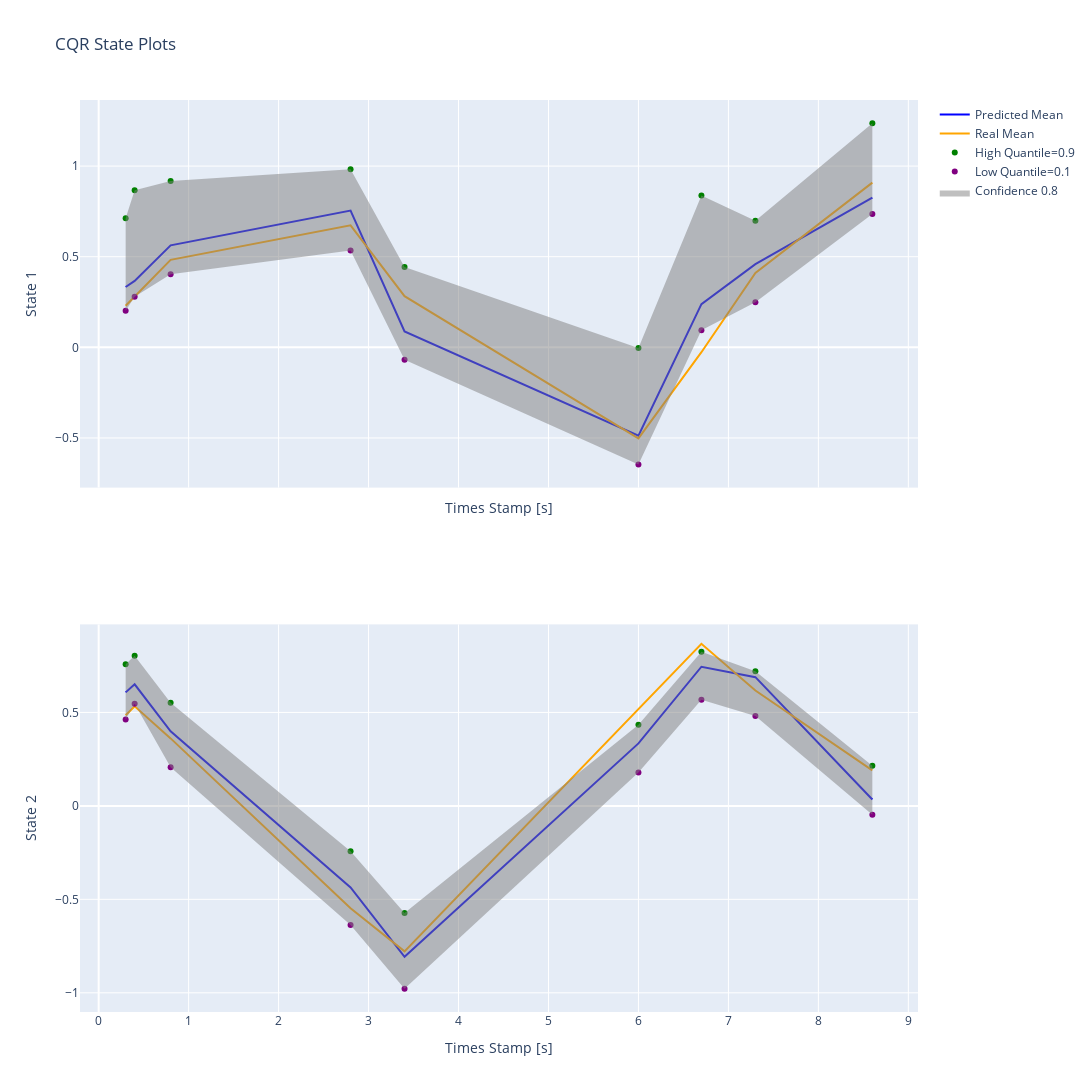

Write notebook code for a chart like this one.
### Markdown cell above
This plot is made against test data which till now is untouched.

### Code cell
dm.plot_cqr_error_plotly()

### Figure 1 — Plotly figure (JSON) as saved in the notebook; plotly's stock layout.template omitted (floating-point values rounded to 4 significant figures)
{"data": [{"line": {"color": "blue"}, "mode": "lines", "name": "Predicted Mean", "showlegend": true, "type": "scatter", "x": [0.3, 0.4, 0.8, 2.8, 3.4, 6.0, 6.7, 7.3, 8.6], "xaxis": "x", "y": [0.3328, 0.3666, 0.5627, 0.755, 0.08773, -0.4878, 0.238, 0.4591, 0.8264], "yaxis": "y"}, {"line": {"color": "orange"}, "mode": "lines", "name": "Real Mean", "showlegend": true, "type": "scatter", "x": [0.3, 0.4, 0.8, 2.8, 3.4, 6.0, 6.7, 7.3, 8.6], "xaxis": "x", "y": [0.229, 0.28, 0.4825, 0.6729, 0.2824, -0.5021, -0.02688, 0.4108, 0.9088], "yaxis": "y"}, {"marker": {"color": "green", "size": 6}, "mode": "markers", "name": "High Quantile=0.9", "showlegend": true, "type": "scatter", "x": [0.3, 0.4, 0.8, 2.8, 3.4, 6.0, 6.7, 7.3, 8.6], "xaxis": "x", "y": [0.7122, 0.8674, 0.9175, 0.983, 0.4437, -0.003778, 0.8374, 0.699, 1.237], "yaxis": "y"}, {"marker": {"color": "purple", "size": 6}, "mode": "markers", "name": "Low Quantile=0.1", "showlegend": true, "type": "scatter", "x": [0.3, 0.4, 0.8, 2.8, 3.4, 6.0, 6.7, 7.3, 8.6], "xaxis": "x", "y": [0.2021, 0.2788, 0.4028, 0.5338, -0.06903, -0.6464, 0.09381, 0.2493, 0.7355], "yaxis": "y"}, {"fill": "toself", "fillcolor": "rgba(128, 128, 128, 0.5)", "line": {"color": "rgba(255,255,255,0)"}, "name": "Confidence 0.8", "showlegend": true, "type": "scatter", "x": [0.3, 0.4, 0.8, 2.8, 3.4, 6.0, 6.7, 7.3, 8.6, 8.6, 7.3, 6.7, 6.0, 3.4, 2.8, 0.8, 0.4, 0.3], "xaxis": "x", "y": [0.7122, 0.8674, 0.9175, 0.983, 0.4437, -0.003778, 0.8374, 0.699, 1.237, 0.7355, 0.2493, 0.09381, -0.6464, -0.06903, 0.5338, 0.4028, 0.2788, 0.2021], "yaxis": "y"}, {"line": {"color": "blue"}, "mode": "lines", "name": "Predicted Mean", "showlegend": false, "type": "scatter", "x": [0.3, 0.4, 0.8, 2.8, 3.4, 6.0, 6.7, 7.3, 8.6], "xaxis": "x2", "y": [0.6074, 0.6506, 0.3993, -0.4359, -0.8075, 0.3345, 0.7446, 0.6887, 0.03387], "yaxis": "y2"}, {"line": {"color": "orange"}, "mode": "lines", "name": "Real Mean", "showlegend": false, "type": "scatter", "x": [0.3, 0.4, 0.8, 2.8, 3.4, 6.0, 6.7, 7.3, 8.6], "xaxis": "x2", "y": [0.4851, 0.533, 0.3612, -0.5481, -0.7784, 0.518, 0.8674, 0.6172, 0.1902], "yaxis": "y2"}, {"marker": {"color": "green", "size": 6}, "mode": "markers", "name": "High Quantile=0.9", "showlegend": false, "type": "scatter", "x": [0.3, 0.4, 0.8, 2.8, 3.4, 6.0, 6.7, 7.3, 8.6], "xaxis": "x2", "y": [0.7573, 0.8038, 0.5512, -0.2427, -0.5725, 0.4343, 0.8241, 0.7204, 0.2154], "yaxis": "y2"}, {"marker": {"color": "purple", "size": 6}, "mode": "markers", "name": "Low Quantile=0.1", "showlegend": false, "type": "scatter", "x": [0.3, 0.4, 0.8, 2.8, 3.4, 6.0, 6.7, 7.3, 8.6], "xaxis": "x2", "y": [0.4619, 0.5472, 0.2073, -0.6374, -0.979, 0.1783, 0.568, 0.4805, -0.04795], "yaxis": "y2"}, {"fill": "toself", "fillcolor": "rgba(128, 128, 128, 0.5)", "line": {"color": "rgba(255,255,255,0)"}, "name": "Confidence 0.8", "showlegend": false, "type": "scatter", "x": [0.3, 0.4, 0.8, 2.8, 3.4, 6.0, 6.7, 7.3, 8.6, 8.6, 7.3, 6.7, 6.0, 3.4, 2.8, 0.8, 0.4, 0.3], "xaxis": "x2", "y": [0.7573, 0.8038, 0.5512, -0.2427, -0.5725, 0.4343, 0.8241, 0.7204, 0.2154, -0.04795, 0.4805, 0.568, 0.1783, -0.979, -0.6374, 0.2073, 0.5472, 0.4619], "yaxis": "y2"}], "layout": {"height": 1400, "showlegend": true, "title": {"text": "CQR State Plots"}, "width": 1800, "xaxis": {"anchor": "y", "domain": [0, 1], "matches": "x2", "showticklabels": false, "title": {"text": "Times Stamp [s]"}}, "xaxis2": {"anchor": "y2", "domain": [0, 1], "title": {"text": "Times Stamp [s]"}}, "yaxis": {"anchor": "x", "domain": [0.575, 1], "title": {"text": " State 1"}}, "yaxis2": {"anchor": "x2", "domain": [0, 0.425], "title": {"text": " State 2"}}}}
